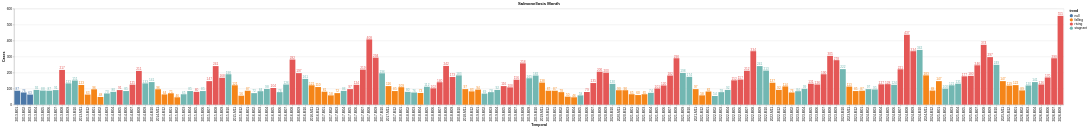

Notebook code for this chart:
### Code cell
#Gruppieren nach Jahren und Werte summieren


bar_month = alt.Chart(data_month).mark_bar().encode(
    x=alt.X("temporal:N", title="Temporal"),
    y=alt.Y("value:Q", title="Cases"),
    color=alt.Color("trend:N")
).properties(
    title="Salmonellosis Month"
)

# Textlabels
text = bar_month.mark_text(
    align="center",
    dy=-5,
    size=10
).encode(
    text="value:Q"
)

bar_month = bar_month + text
bar_month

### Figure 1 — Vega-Lite specification as saved in the notebook (floating-point values rounded to 4 significant figures; data arrays with more than 128 entries replaced by an {"elided": "..."} marker saying what was removed)
{"config": {"view": {"continuousWidth": 300, "continuousHeight": 300}}, "layer": [{"mark": {"type": "bar"}, "encoding": {"color": {"field": "trend", "type": "nominal"}, "x": {"field": "temporal", "title": "Temporal", "type": "nominal"}, "y": {"field": "value", "title": "Cases", "type": "quantitative"}}, "title": "Salmonellosis Month"}, {"mark": {"type": "text", "align": "center", "dy": -5, "size": 10}, "encoding": {"color": {"field": "trend", "type": "nominal"}, "text": {"field": "value", "type": "quantitative"}, "x": {"field": "temporal", "title": "Temporal", "type": "nominal"}, "y": {"field": "value", "title": "Cases", "type": "quantitative"}}, "title": "Salmonellosis Month"}], "data": {"name": "data-f8ace53446730062097c8278217ee627"}, "$schema": "https://vega.github.io/schema/vega-lite/v6.1.0.json", "datasets": {"data-f8ace53446730062097c8278217ee627": {"elided": "164 records"}}}
